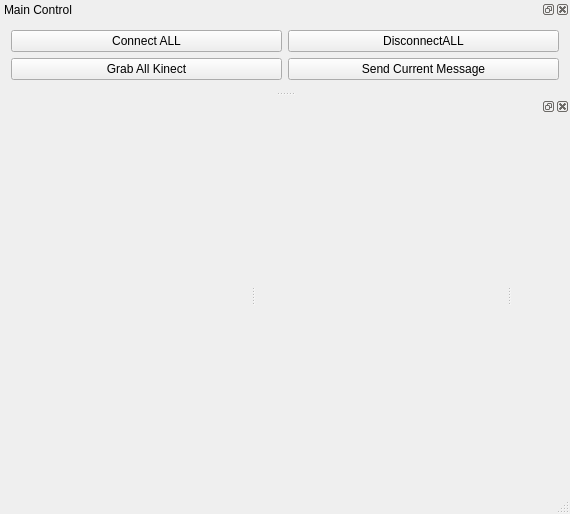
<?xml version="1.0" encoding="UTF-8"?>
<ui version="4.0">
 <class>MultiClientWindow</class>
 <widget class="QMainWindow" name="MultiClientWindow">
  <property name="geometry">
   <rect>
    <x>0</x>
    <y>0</y>
    <width>570</width>
    <height>514</height>
   </rect>
  </property>
  <property name="windowTitle">
   <string>MultiKinect TCPIP Controller</string>
  </property>
  <widget class="QWidget" name="centralWidget">
   <layout class="QGridLayout" name="gridLayout">
    <item row="0" column="0">
     <widget class="QSplitter" name="splitter">
      <property name="orientation">
       <enum>Qt::Horizontal</enum>
      </property>
      <widget class="ClientWidget" name="widget_clientA" native="true"/>
      <widget class="ClientWidget" name="widget_clientB" native="true"/>
     </widget>
    </item>
   </layout>
  </widget>
  <widget class="QMenuBar" name="menuBar">
   <property name="geometry">
    <rect>
     <x>0</x>
     <y>0</y>
     <width>570</width>
     <height>25</height>
    </rect>
   </property>
  </widget>
  <widget class="QStatusBar" name="statusBar"/>
  <widget class="QDockWidget" name="MainControl">
   <property name="windowTitle">
    <string>Main Control</string>
   </property>
   <attribute name="dockWidgetArea">
    <number>4</number>
   </attribute>
   <widget class="QWidget" name="dockWidgetContents">
    <layout class="QGridLayout" name="gridLayout_2">
     <item row="0" column="0">
      <widget class="QPushButton" name="pushButton_ConnectALL">
       <property name="text">
        <string>Connect ALL</string>
       </property>
      </widget>
     </item>
     <item row="0" column="1">
      <widget class="QPushButton" name="pushButton_DisconnectALL">
       <property name="text">
        <string>DisconnectALL</string>
       </property>
      </widget>
     </item>
     <item row="2" column="1">
      <widget class="QPushButton" name="pushButton_SendALL">
       <property name="text">
        <string>Send Current Message</string>
       </property>
      </widget>
     </item>
     <item row="2" column="0">
      <widget class="QPushButton" name="pushButton_GrabALL">
       <property name="text">
        <string>Grab All Kinect</string>
       </property>
      </widget>
     </item>
    </layout>
   </widget>
  </widget>
  <widget class="QDockWidget" name="dockWidget">
   <attribute name="dockWidgetArea">
    <number>2</number>
   </attribute>
   <widget class="QWidget" name="dockWidgetContents_2">
    <layout class="QGridLayout" name="gridLayout_3">
     <item row="0" column="0">
      <widget class="CloudViewer" name="widget" native="true"/>
     </item>
    </layout>
   </widget>
  </widget>
 </widget>
 <layoutdefault spacing="6" margin="11"/>
 <customwidgets>
  <customwidget>
   <class>CloudViewer</class>
   <extends>QWidget</extends>
   <header>CloudViewer.h</header>
   <container>1</container>
   <slots>
    <slot>showPC(PointCloudT::Ptr)</slot>
   </slots>
  </customwidget>
  <customwidget>
   <class>ClientWidget</class>
   <extends>QWidget</extends>
   <header>ClientWidget.h</header>
   <container>1</container>
   <slots>
    <signal>PCtransmitted(PointCloudT::Ptr)</signal>
   </slots>
  </customwidget>
 </customwidgets>
 <resources/>
 <connections>
  <connection>
   <sender>widget_clientA</sender>
   <signal>PCtransmitted(PointCloudT::Ptr)</signal>
   <receiver>widget</receiver>
   <slot>showPC(PointCloudT::Ptr)</slot>
   <hints>
    <hint type="sourcelabel">
     <x>189</x>
     <y>250</y>
    </hint>
    <hint type="destinationlabel">
     <x>539</x>
     <y>197</y>
    </hint>
   </hints>
  </connection>
  <connection>
   <sender>widget_clientB</sender>
   <signal>PCtransmitted(PointCloudT::Ptr)</signal>
   <receiver>widget</receiver>
   <slot>showPC(PointCloudT::Ptr)</slot>
   <hints>
    <hint type="sourcelabel">
     <x>413</x>
     <y>303</y>
    </hint>
    <hint type="destinationlabel">
     <x>522</x>
     <y>324</y>
    </hint>
   </hints>
  </connection>
 </connections>
</ui>
